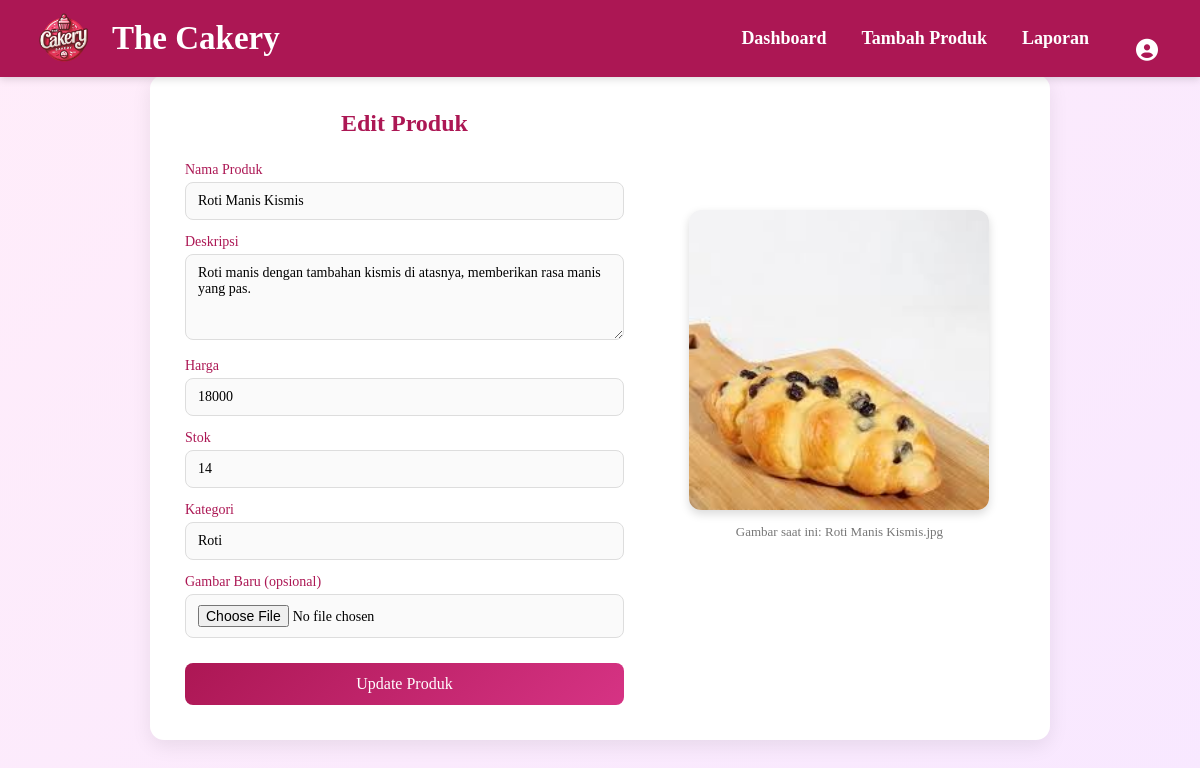
The page /admin/edit_produk.php?id=2 on the database its author committed.
### tables this page shows
CREATE TABLE `tb_produk` (
  `id` int(11) NOT NULL,
  `nama_produk` varchar(255) NOT NULL,
  `deskripsi` text NOT NULL,
  `harga` decimal(10,0) NOT NULL,
  `stok` int(11) NOT NULL,
  `gambar` varchar(255) NOT NULL,
  `kategori` varchar(100) NOT NULL,
  `crated_at` timestamp(6) NOT NULL DEFAULT current_timestamp(6) ON UPDATE current_timestamp(6)
);

### admin/edit_produk.php (the view, shortened to what this page needs)
<?php
include 'koneksi.php';
$id_produk = $_GET['id'];
$query = mysqli_query($koneksi, "SELECT * FROM tb_produk WHERE id = '$id_produk'");
$produk = mysqli_fetch_assoc($query);
?>
<!DOCTYPE html>
<html lang="id">
<head>
</head>
<body>
<?php include 'navmenu.php'; ?>
<div class="form-wrapper">
    <div class="form-container">
        <h2>Edit Produk</h2>
        <form action="" method="POST" enctype="multipart/form-data">
            <label for="nama_produk">Nama Produk</label>
            <input type="text" name="nama_produk" id="nama_produk" value="<?php echo htmlspecialchars($produk['nama_produk']); ?>" required>
            <label for="deskripsi">Deskripsi</label>
            <textarea name="deskripsi" id="deskripsi" rows="4" required><?php echo htmlspecialchars($produk['deskripsi']); ?></textarea>
            <label for="harga">Harga</label>
            <input type="number" name="harga" id="harga" value="<?php echo $produk['harga']; ?>" required>
            <label for="stok">Stok</label>
            <input type="number" name="stok" id="stok" value="<?php echo $produk['stok']; ?>" required>
            <label for="kategori">Kategori</label>
            <input type="text" name="kategori" id="kategori" value="<?php echo htmlspecialchars($produk['kategori']); ?>" required>
            <label for="gambar">Gambar Baru (opsional)</label>
            <input type="file" name="gambar" id="gambar">
            <button type="submit" name="update">Update Produk</button>
        </form>
    </div>
    <div class="image-container">
        <img src="img/<?php echo htmlspecialchars($produk['gambar']); ?>" alt="Gambar Produk">
        <small>Gambar saat ini: <?php echo htmlspecialchars($produk['gambar']); ?></small>
    </div>
</div>
</body>
</html>

### admin/edit_produk.php (style rules this page uses)
body { font-family: 'Inter', sans-serif; background: linear-gradient(135deg, #FFEDFA 0%, #F8E8FF 100%); margin: 0; padding: 100px 20px 50px; display: flex; justify-content: center; align-items: flex-start; min-height: 100vh; }
.form-wrapper { display: flex; gap: 40px; background: #fff; padding: 35px; border-radius: 14px; box-shadow: 0 6px 20px rgba(0,0,0,0.08); width: 100%; max-width: 900px; align-items: flex-start; }
.form-container { flex: 1; }
h2 { text-align: center; color: #AC1754; margin-bottom: 25px; font-weight: 600; }
label { display: block; margin-top: 14px; font-weight: 500; color: #AC1754; font-size: 14px; }
input[type="text"], input[type="number"], textarea, input[type="file"], select { width: 100%; padding: 10px 12px; margin-top: 4px; border: 1px solid #ddd; border-radius: 8px; font-size: 14px; background-color: #fafafa; transition: 0.3s ease; }
textarea { resize: vertical; }
button { margin-top: 25px; padding: 12px; background: linear-gradient(135deg, #AC1754, #D63384); color: #fff; border: none; border-radius: 8px; cursor: pointer; width: 100%; font-size: 16px; font-weight: 500; transition: background 0.3s ease, transform 0.2s ease; }
.image-container { flex: 0.8; text-align: center; }
.image-container img { margin-top: 100px; width: 100%; max-width: 300px; border-radius: 12px; box-shadow: 0 4px 10px rgba(0,0,0,0.15); }
.image-container small { display: block; margin-top: 10px; color: #777; font-size: 13px; }

### admin/navmenu.php (style rules this page uses)
* { margin: 0; padding: 0; box-sizing: border-box; font-family: 'Poppins Semibold'; }
body { background-color: #ffedfa; padding-top: 75px; }

### rows shown on the page
tb_produk: nama_produk "Roti Manis Kismis", deskripsi "Roti manis dengan tambahan kismis di atasnya, memberikan rasa manis yang pas.", harga "18000", stok "14", kategori "Roti", gambar (picture), gambar "Roti Manis Kismis.jpg"
